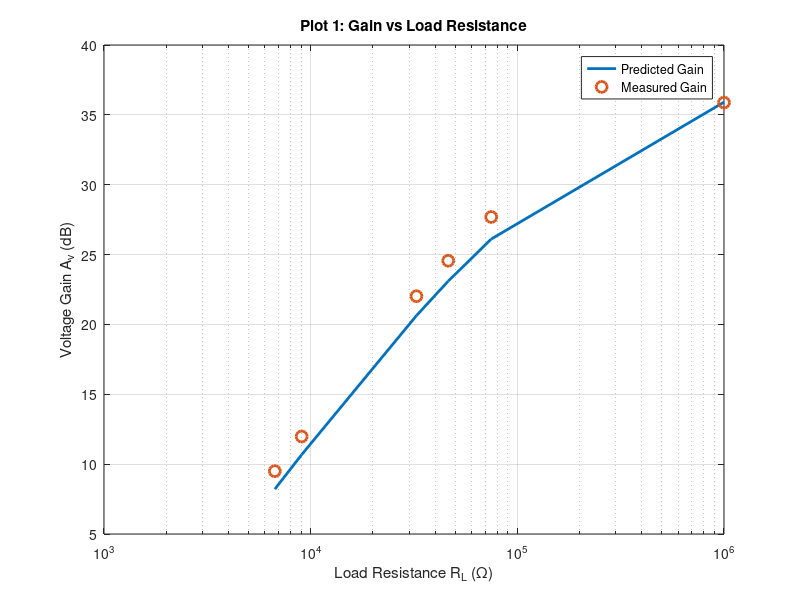

Write MATLAB code to recreate this figure.
clc;
clear;
close all;

% Load resistance values (Ohms)
RL = [6708.2 9046.3 32495 46301 74758 1e6];

% Predicted gain in dB
Av_pred_dB = [8.21 10.68 20.63 23.10 26.11 35.91];

% Measured gain in dB
Av_meas_dB = [9.50 11.98 22.02 24.56 27.69 35.88];

figure;

% Predicted = curve
semilogx(RL, Av_pred_dB, '-', 'LineWidth', 2);
hold on;

% Measured = markers
semilogx(RL, Av_meas_dB, 'o', 'MarkerSize', 8, 'LineWidth', 2);

grid on;
xlabel('Load Resistance R_L (\Omega)');
ylabel('Voltage Gain A_v (dB)');
title('Plot 1: Gain vs Load Resistance');

legend('Predicted Gain', 'Measured Gain', 'Location', 'best');

hold off;
